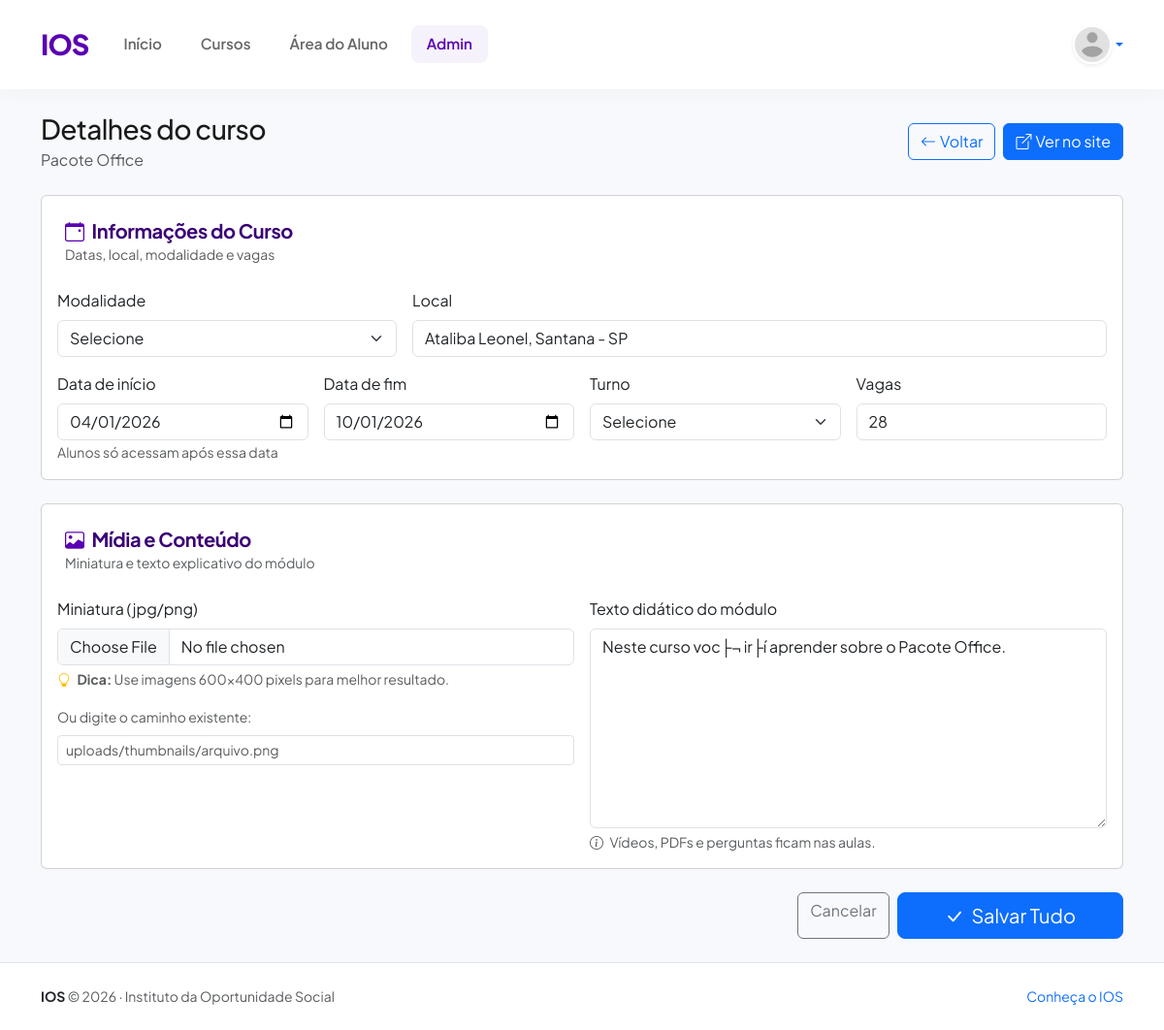
Page /admin/curso_detalhes.php?curso_id=23 (signed in) on the committed database.
### tables this page shows
CREATE TABLE `cursos` (
  `id` int NOT NULL AUTO_INCREMENT,
  `titulo` varchar(150) NOT NULL,
  `descricao` text,
  `carga_horaria` int DEFAULT NULL,
  `criado_em` timestamp NULL DEFAULT CURRENT_TIMESTAMP,
  `thumbnail` varchar(255) DEFAULT NULL,
  `pdf` varchar(255) DEFAULT NULL,
  `video_url` varchar(255) DEFAULT NULL,
  `modulo_texto` text,
  `inscricoes_abertas` tinyint(1) DEFAULT '1',
  PRIMARY KEY (`id`)
);

CREATE TABLE `curso_infos` (
  `id` int unsigned NOT NULL AUTO_INCREMENT,
  `curso_id` int NOT NULL,
  `modalidade` varchar(50) DEFAULT NULL,
  `local` varchar(120) DEFAULT NULL,
  `data_inicio` date DEFAULT NULL,
  `data_fim` date DEFAULT NULL,
  `turno` varchar(30) DEFAULT NULL,
  `vagas` int DEFAULT NULL,
  `criado_em` timestamp NOT NULL DEFAULT CURRENT_TIMESTAMP,
  `atualizado_em` timestamp NULL DEFAULT NULL ON UPDATE CURRENT_TIMESTAMP,
  PRIMARY KEY (`id`),
  UNIQUE KEY `uq_curso_infos_curso_id` (`curso_id`),
  KEY `idx_curso_infos_datas` (`data_inicio`,`data_fim`)
);

### partials/bootstrap.php (called while the page is built, shortened)
<?php
if (!function_exists('ios_base_path')) {
    function ios_base_path(): string
    {
        $isLocalhost = in_array($_SERVER['SERVER_NAME'] ?? '', ['localhost', '127.0.0.1'])
                       || strpos($_SERVER['SERVER_NAME'] ?? '', '.test') !== false;
        if ($isLocalhost) {
            $scriptName = str_replace('\\', '/', $_SERVER['SCRIPT_NAME'] ?? '/');
            $parts = explode('/', trim($scriptName, '/'));
            $root = $parts[0] ?? '';
            return $root !== '' ? '/' . $root : '';
        }
        return '';
    }
}
if (!function_exists('ios_url')) {
    function ios_url(string $path): string
    {
        $path = '/' . ltrim($path, '/');
        return ios_base_path() . $path;
    }
}
if (!function_exists('ios_table_exists')) {
    function ios_table_exists(mysqli $conn, string $tableName): bool
    {
        $tableName = $conn->real_escape_string($tableName);
        $res = $conn->query("SHOW TABLES LIKE '{$tableName}'");
        return $res && $res->num_rows > 0;
    }
}

### admin/curso_detalhes.php (the view, shortened to what this page needs)
<?php
require __DIR__ . '/../config/db.php';
require __DIR__ . '/../partials/bootstrap.php';
require __DIR__ . '/../partials/header.php';
$cursoInfosEnabled = ios_table_exists($conn, 'curso_infos');
$curso_id = (int)($_GET['curso_id'] ?? 0);
$curso = null;
if ($curso_id > 0) {
    $curso = $conn->query("SELECT * FROM cursos WHERE id = {$curso_id}")->fetch_assoc();
}
    ?>
    <?php
$info = [
    'modalidade' => '',
    'local' => '',
    'data_inicio' => '',
    'data_fim' => '',
    'turno' => '',
    'vagas' => '',
];
if ($cursoInfosEnabled) {
    $stmt = $conn->prepare('SELECT modalidade, local, data_inicio, data_fim, turno, vagas FROM curso_infos WHERE curso_id = ? LIMIT 1');
    $stmt->bind_param('i', $curso_id);
    $stmt->execute();
    $row = $stmt->get_result()->fetch_assoc();
    if ($row) {
        $info = array_merge($info, $row);
    }
}
?>
<div class="container">
  <div class="d-flex align-items-start align-items-lg-center justify-content-between gap-3 mb-4 flex-column flex-lg-row">
    <div>
      <h1 class="h3 mb-1">Detalhes do curso</h1>
      <div class="text-muted"><?= htmlspecialchars($curso['titulo'], ENT_QUOTES, 'UTF-8') ?></div>
    </div>
    <div class="d-flex gap-2">
      <a class="btn btn-outline-primary" href="cursos.php"><i class="bi bi-arrow-left me-1"></i>Voltar</a>
      <a class="btn btn-primary" href="<?= htmlspecialchars(ios_url('/curso.php?id=' . (int)$curso_id), ENT_QUOTES, 'UTF-8') ?>" target="_blank" rel="noreferrer">
        <i class="bi bi-box-arrow-up-right me-1"></i>Ver no site
      </a>
    </div>
  </div>
  <form method="post" enctype="multipart/form-data">
    <div class="card card-soft mb-4">
      <div class="card-header bg-transparent border-0 pt-4 px-4">
        <h5 class="mb-0 fw-bold"><i class="bi bi-calendar-event me-2 text-primary"></i>Informações do Curso</h5>
        <small class="text-muted">Datas, local, modalidade e vagas</small>
      </div>
      <div class="card-body">
        <div class="row g-3">
          <div class="col-12 col-md-4">
            <label class="form-label">Modalidade</label>
            <select name="modalidade" class="form-select" <?= !$cursoInfosEnabled ? 'disabled' : '' ?>>
              <?php
                $opts = ['' => 'Selecione', 'Presencial' => 'Presencial', 'Online' => 'Online', 'Híbrido' => 'Híbrido'];
                foreach ($opts as $val => $label) {
                    $selected = ((string)$info['modalidade'] === (string)$val) ? 'selected' : '';
                    echo "<option value=\"" . htmlspecialchars($val, ENT_QUOTES, 'UTF-8') . "\" {$selected}>" . htmlspecialchars($label, ENT_QUOTES, 'UTF-8') . "</option>";
                }
              ?>
            </select>
          </div>
          <div class="col-12 col-md-8">
            <label class="form-label">Local</label>
            <input name="local" class="form-control" value="<?= htmlspecialchars((string)$info['local'], ENT_QUOTES, 'UTF-8') ?>" placeholder="Ex: Av. Gen. Ataliba Leonel, 245 - Santana - SP" <?= !$cursoInfosEnabled ? 'disabled' : '' ?>>
          </div>
          <div class="col-12 col-md-3">
            <label class="form-label">Data de início</label>
            <input type="date" name="data_inicio" class="form-control" value="<?= htmlspecialchars((string)$info['data_inicio'], ENT_QUOTES, 'UTF-8') ?>" <?= !$cursoInfosEnabled ? 'disabled' : '' ?>>
            <small class="text-muted">Alunos só acessam após essa data</small>
          </div>
          <div class="col-12 col-md-3">
            <label class="form-label">Data de fim</label>
            <input type="date" name="data_fim" class="form-control" value="<?= htmlspecialchars((string)$info['data_fim'], ENT_QUOTES, 'UTF-8') ?>" <?= !$cursoInfosEnabled ? 'disabled' : '' ?>>
          </div>
          <div class="col-12 col-md-3">
            <label class="form-label">Turno</label>
            <select name="turno" class="form-select" <?= !$cursoInfosEnabled ? 'disabled' : '' ?>>
              <?php
                $turnos = ['' => 'Selecione', 'Manhã' => 'Manhã', 'Tarde' => 'Tarde', 'Noite' => 'Noite'];
                foreach ($turnos as $val => $label) {
                    $selected = ((string)$info['turno'] === (string)$val) ? 'selected' : '';
                    echo "<option value=\"" . htmlspecialchars($val, ENT_QUOTES, 'UTF-8') . "\" {$selected}>" . htmlspecialchars($label, ENT_QUOTES, 'UTF-8') . "</option>";
                }
              ?>
            </select>
          </div>
          <div class="col-12 col-md-3">
            <label class="form-label">Vagas</label>
            <input type="number" name="vagas" class="form-control" value="<?= htmlspecialchars((string)$info['vagas'], ENT_QUOTES, 'UTF-8') ?>" placeholder="Ex: 30" <?= !$cursoInfosEnabled ? 'disabled' : '' ?>>
          </div>
        </div>
      </div>
    </div>
    <div class="card card-soft mb-4">
      <div class="card-header bg-transparent border-0 pt-4 px-4">
        <h5 class="mb-0 fw-bold"><i class="bi bi-image me-2 text-primary"></i>Mídia e Conteúdo</h5>
        <small class="text-muted">Miniatura e texto explicativo do módulo</small>
      </div>
      <div class="card-body">
        <div class="row g-3">
          <div class="col-12 col-md-6">
            <label class="form-label">Miniatura (jpg/png)</label>
            <input name="thumbnail" type="file" accept="image/*" class="form-control">
            <div class="small text-muted mt-1">
              <i class="bi bi-lightbulb text-warning me-1"></i>
              <strong>Dica:</strong> Use imagens 600×400 pixels para melhor resultado.
            </div>
            <div class="mt-3">
              <label class="form-label text-muted small">Ou digite o caminho existente:</label>
              <input name="thumbnail_path" type="text" class="form-control form-control-sm" placeholder="uploads/thumbnails/arquivo.png" value="<?= htmlspecialchars((string)($curso['thumbnail'] ?? ''), ENT_QUOTES, 'UTF-8') ?>">
            </div>
          </div>
          <div class="col-12 col-md-6">
            <label class="form-label">Texto didático do módulo</label>
            <textarea name="modulo_texto" class="form-control" rows="8" placeholder="Explique como funciona o módulo, pré-requisitos, como o aluno deve avançar..."><?= htmlspecialchars((string)($curso['modulo_texto'] ?? ''), ENT_QUOTES, 'UTF-8') ?></textarea>
            <div class="small text-muted mt-1">
              <i class="bi bi-info-circle me-1"></i>
              Vídeos, PDFs e perguntas ficam nas aulas.
            </div>
          </div>
        </div>
      </div>
    </div>
    <div class="d-flex justify-content-end gap-2">
      <a href="cursos.php" class="btn btn-outline-secondary">Cancelar</a>
      <button type="submit" name="salvar_tudo" class="btn btn-primary btn-lg px-5">
        <i class="bi bi-check-lg me-2"></i>Salvar Tudo
      </button>
    </div>
  </form>
</div>
<?php require __DIR__ . '/../partials/footer.php'; ?>

### assets/css/site.css (style rules this page uses)
:root { --ios-purple: #5900b3; --ios-purple-dark: #3a0076; --ios-purple-light: #7f2ecc; --ios-white: #ffffff; --ios-gray-light: #f8f9fc; --ios-text-dark: #1a1a1a; --ios-text-muted: #666666; --bs-primary: var(--ios-purple); --bs-primary-rgb: 89, 0, 179; --bs-body-font-family: "Plus Jakarta Sans", sans-serif; --bs-btn-border-radius: 0.75rem; --shadow-sm: 0 2px 8px rgba(89, 0, 179, 0.08); --shadow-md: 0 8px 24px rgba(89, 0, 179, 0.12); --shadow-lg: 0 16px 48px rgba(89, 0, 179, 0.18); --shadow-hover: 0 20px 60px rgba(89, 0, 179, 0.25); --transition-base: all 0.3s cubic-bezier(0.25, 0.46, 0.45, 0.94); }
body { font-family: var(--bs-body-font-family); color: var(--ios-text-dark); background-color: var(--ios-gray-light); overflow-x: hidden; }
h1, h2, h3, h4, h5, h6 { font-weight: 700; color: var(--ios-purple-dark); letter-spacing: -0.02em; }
a { text-decoration: none; transition: var(--transition-base); }

### rows in the picture
cursos: titulo "Pacote Office", modulo_texto "Neste curso voc├¬ ir├í aprender sobre o Pacote Office."
curso_infos: local "Ataliba Leonel, Santana - SP", data_inicio "04/01/2026", data_fim "10/01/2026", vagas "28"

### other values in the picture
form field modalidade "Selecione"
form field turno "Selecione"
